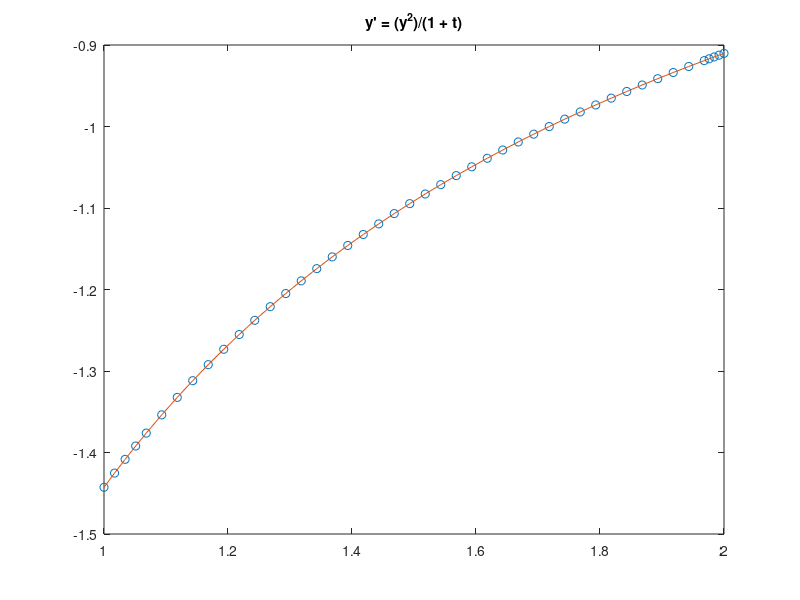

The MATLAB script that drew this image:
 function [t,y] = RA183045_L11_02()
    f = @(t,y) (y.^2)/(1 + t); % função a ser integrada
    tspan = [1 2]; % intervalo
    y0 = -1/log(2);
    [t,y] = ode45(f,tspan,y0) % integração


    % pós-processamento
    figure;
    plot(t,y,'o'); hold on;
    plot(t,(-1./(log(1 + t)))); %plota uma linha continua a partir da solução analítica da EDO apresentada a cima. A partir dela, podemos ver que a solução obtida anteriormente está correta
    title('y'' = (y^2)/(1 + t)')
end